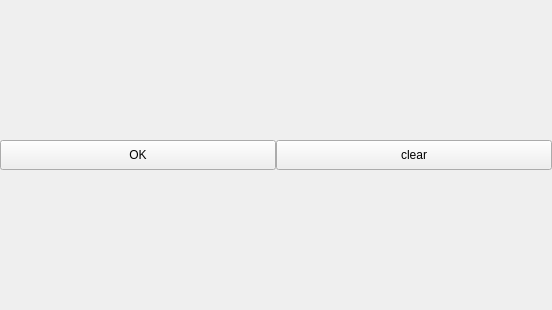
<?xml version="1.0" encoding="UTF-8"?>
<ui version="4.0">
 <class>MyInput</class>
 <widget class="QWidget" name="MyInput">
  <property name="geometry">
   <rect>
    <x>0</x>
    <y>0</y>
    <width>552</width>
    <height>310</height>
   </rect>
  </property>
  <property name="sizePolicy">
   <sizepolicy hsizetype="Preferred" vsizetype="Expanding">
    <horstretch>0</horstretch>
    <verstretch>0</verstretch>
   </sizepolicy>
  </property>
  <property name="windowTitle">
   <string>Tag</string>
  </property>
  <layout class="QVBoxLayout" name="verticalLayout" stretch="9,1">
   <property name="spacing">
    <number>0</number>
   </property>
   <property name="leftMargin">
    <number>0</number>
   </property>
   <property name="topMargin">
    <number>0</number>
   </property>
   <property name="rightMargin">
    <number>0</number>
   </property>
   <property name="bottomMargin">
    <number>0</number>
   </property>
   <item>
    <layout class="QGridLayout" name="gridLayout">
     <property name="sizeConstraint">
      <enum>QLayout::SetMaximumSize</enum>
     </property>
     <property name="spacing">
      <number>0</number>
     </property>
    </layout>
   </item>
   <item>
    <layout class="QHBoxLayout" name="horizontalLayout">
     <property name="spacing">
      <number>0</number>
     </property>
     <item>
      <widget class="QPushButton" name="pushButton_ok">
       <property name="sizePolicy">
        <sizepolicy hsizetype="Minimum" vsizetype="Minimum">
         <horstretch>0</horstretch>
         <verstretch>0</verstretch>
        </sizepolicy>
       </property>
       <property name="maximumSize">
        <size>
         <width>16777215</width>
         <height>30</height>
        </size>
       </property>
       <property name="text">
        <string>OK</string>
       </property>
      </widget>
     </item>
     <item>
      <widget class="QPushButton" name="pushButton_close">
       <property name="sizePolicy">
        <sizepolicy hsizetype="Minimum" vsizetype="Minimum">
         <horstretch>0</horstretch>
         <verstretch>0</verstretch>
        </sizepolicy>
       </property>
       <property name="maximumSize">
        <size>
         <width>16777215</width>
         <height>30</height>
        </size>
       </property>
       <property name="text">
        <string>clear</string>
       </property>
      </widget>
     </item>
    </layout>
   </item>
  </layout>
 </widget>
 <resources/>
 <connections/>
</ui>
